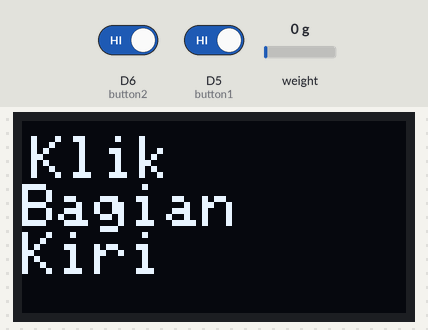
The sketch below on a simulated ESP8266 (NodeMCU). Parts: 128×64 one-colour display. The test bench sets the inputs (shaded band); at power-on: D6 (button2) HIGH, D5 (button1) HIGH, weight on the scale 0 g. WiFi joins after 1.5 s; servers stay silent unless stated; uploads are accepted with an empty reply; what the sketch prints to the serial monitor is not drawn.

Above: at 4.3 s.
At 12.1 s:
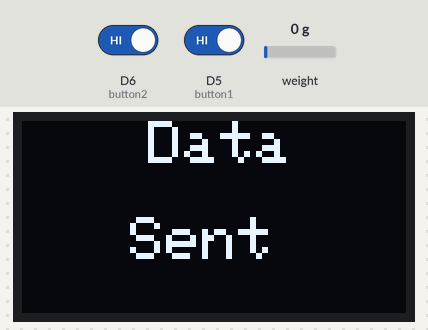
12.2 s: D6 (button2) driven LOW and D5 (button1) driven LOW
At 17.9 s:
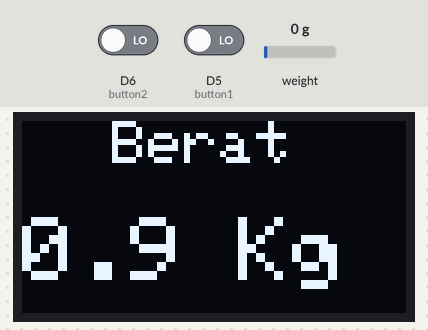
18.3 s: D5 (button1) driven HIGH
At 19.1 s:
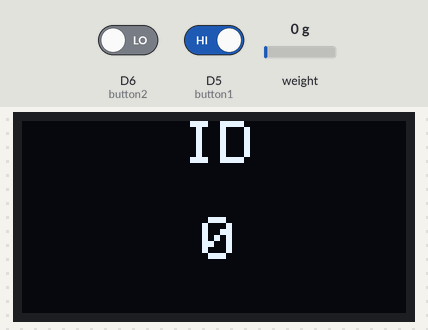
20.0 s: D6 (button2) driven HIGH
At 24.5 s:
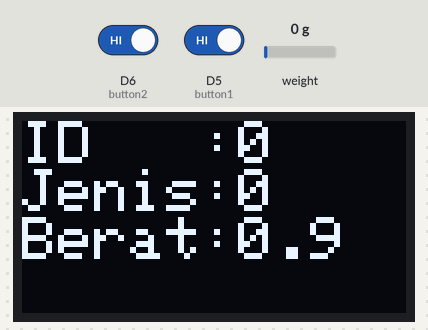
27.5 s: D6 (button2) driven LOW
Timing chart, 0 to 30.0 s (numbered marks = the images above; inputs shaded):
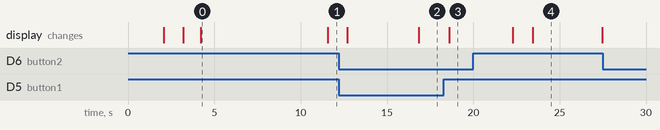

Measured:
- after the input at 18.3 s, the display: changes after 0.29 s (image 3)
- after the input at 20.0 s, the display: first changes after 2.3 s (image 4 shows a later state)
- after the input at 27.5 s, every drawn part: stays the same
- what the display in image 0 shows lasts 7.4 s, from 4.2 s to 11.6 s
- what the display in image 4 shows lasts 4.1 s, from 23.4 s to 27.5 s

The sketch:

Arduino_Main_Code.ino
```cpp
//Pinout :
// Using ESP8266 - NodeMcu 12-E
//OLED
//  SCL - D1
//  SDA - D2
//
//HX71I
//  SCK - D3
//  DT - D0
// Button 1 = D5
// Button 2 = D6

#include <ESP8266WiFi.h>
#include <ESP8266HTTPClient.h>

#include "HX711.h"
#include <Wire.h>
#include <Adafruit_GFX.h>
#include <Adafruit_SSD1306.h>

#define SCREEN_WIDTH 128 // OLED display width, in pixels
#define SCREEN_HEIGHT 64 // OLED display height, in pixels

const char* ssid = "Fara 2";
const char* password = "12345678.";
String url_base = "http://192.168.43.70:8080/";

// WORK
const int button1 = D5;
const int button2 = D6;

// HX711 circuit wiring
const int LOADCELL_DOUT_PIN = D0;
const int LOADCELL_SCK_PIN = D3;

HX711 scale;
// Declaration for an SSD1306 display connected to I2C (SDA, SCL pins)
Adafruit_SSD1306 display(SCREEN_WIDTH, SCREEN_HEIGHT, &Wire, -1);

int state1, state2;
int lstate1, lstate2;
int number;

double berat_read;
String berat_real, berat_save;
String show, show2;


String url1 = "id=";
String url2 = "&jenis=";
String url3 = "&berat=";
String data1, data2, data3;
String url;


long prev = 0;
String saved_weight;
int DURATION_IN_MILLIS = 1000;
int buttonState = 0;  // 0 = not pressed   --- 1 = long pressed --- 2 short pressed
int jenisX;
int inputState = 1;
int weightState = 0;
int buffer1;

void setup () {
  Serial.begin(115200);
  pinMode(D6, INPUT); //---------------KUDUNE D6
  pinMode(D5, INPUT);

  //OLED Section
  if (!display.begin(SSD1306_SWITCHCAPVCC, 0x3C)) { // Address 0x3D for 128x64
    Serial.println(F("SSD1306 allocation failed"));
    for (;;);
  }
  delay(1000);


  // HX711 Section
  scale.begin(LOADCELL_DOUT_PIN, LOADCELL_SCK_PIN);

  WiFi.begin(ssid, password);

  while (WiFi.status() != WL_CONNECTED)
  {
    delay(1000);
    Serial.print("Connecting..");
    display.clearDisplay();
    set_oled("Mencari", "Wifi");
    display.display();
  }

  display.clearDisplay();

  display.setTextSize(2);
  display.setTextColor(WHITE);
  display.setCursor(3, 5);
  // Display static text
  display.println(" Sukses !");
  display.display();
  delay(1000);

  display.clearDisplay();

  display.setTextSize(2);
  display.setTextColor(WHITE);
  display.setCursor(3, 5);
  // Display static text
  display.println("Klik");
  display.println("Bagian");
  display.println("Kiri");
  display.display();
  delay(5000);
  display.clearDisplay();
}
void get_button() {
  state1 = digitalRead(button1);
  state2 = digitalRead(button2);

  if (inputState == 1) { //Inputstate 1 = ID Input

    if (state2 != lstate2) {
      // if the state has changed, increment the counter
      if (state2 == HIGH) {
        number = number + 10;
        if (number > 99) {
          number = 0;
        }
        Serial.println(number);
      }
      delay(50);
    }

    if (state1 != lstate1) {
      // if the state has changed, increment the counter
      if (state1 == HIGH) {
        number++;
        if (number > 99) {
          number = 0;
        }
        Serial.println(number);
      }
      delay(50);
    }
    lstate1 = state1;
    lstate2 = state2;
    buttonState = 0;

    if (digitalRead(button2)) {
      prev = millis();
      buttonState = 1;
      while ((millis() - prev) <= DURATION_IN_MILLIS) {
        if (!(digitalRead(button2))) {
          buttonState = 2;
          break;
        }
      }
    }
    if (buttonState == 1) {
      // TODO button is pressed long
      Serial.print("ID :");
      Serial.println(number);
      Serial.println("Masukan Jenis Sampah:");
      jenisX = 0;
      inputState = 2;
    }

  }
  if (inputState == 2) {
    if (state1 != lstate1) {
      // if the state has changed, increment the counter
      if (state1 == HIGH) {
        jenisX++;
        if (jenisX >= 10) {
          jenisX = 0;
        }
        Serial.println(jenisX);
        set_oled("Jenis", String(jenisX));
      }
      delay(50);
    }
    lstate1 = state1;
    buttonState = 0;

    if (digitalRead(button2)) {
      prev = millis();
      buttonState = 1;
      while ((millis() - prev) <= DURATION_IN_MILLIS) {
        if (!(digitalRead(button2))) {
          buttonState = 2;
          break;
        }
      }
    }
    if (buttonState == 1) {
      // TODO button is pressed long
      number = number - 10;
      Serial.print("ID =");
      Serial.println(number);
      Serial.print("Jenis =");
      Serial.println(jenisX);
      kirim_data();
      delay(100);
      display.clearDisplay();
      display.setTextSize(2);
      display.setTextColor(WHITE);        // Draw white text
      display.setCursor(0, 0);            // Start at top-left corner
      display.println("ID   :" + String(number));
      display.println("Jenis:" + String(jenisX));
      display.println("Berat:" + saved_weight);
      display.display();
      delay(4000);

      Serial.print("Program Start!"); // --------------- Back to Beginning
      inputState = 1;
      weightState = 0;
    }

    else if (buttonState == 2) {
      if (state2 != lstate2) {

        if (state2 == HIGH) {
          set_oled("Ulangi", "");
          delay(2000); // Set supaya ulangi ID dan jenis
          jenisX = 0;
          inputState = 1;
          number = 0;
        }
        delay(50);
      }
      //TODO button is pressed short
    }
    lstate2 = state2;

  }
}

void kirim_data() {
  data1 = number;
  data2 = jenisX;
  data3 = saved_weight;
  if ((WiFi.status() == WL_CONNECTED)) { //Check WiFi connection status
    HTTPClient http;  //Declare an object of class HTTPClient

    url = url_base + url1 + data1 + url2 + data2 + url3 + data3;
    http.begin(url);  //Specify request destination
    Serial.println("Link = " + url);
    int httpCode = http.GET();  //Send the request

    if (httpCode > 0) // httpCode = negative if error
    {
      Serial.println("Sukses-");
      Serial.print(httpCode);
      set_oled(" Data", "Sent");
      delay(1000);    //Send a request every 30 seconds
    }
    http.end();   //Close connection
  }
}

void get_berat(void) { //Calibrated
  if (scale.is_ready()) {
    long reading = scale.read();
    long step1 = (-185000 - reading + 4000);
    Serial.println(step1);
    long step2 = step1 / (-2000);
    //    if (real_weight <= 0) {
    //      real_weight = 0;
    //    }
    Serial.print("Step2=");
    Serial.println(step2);
    float stepper = float(step2); //asline kali -1
    float stepper2 = stepper / 100;
    Serial.println("Stepper2:" + String(stepper2, 1));
    Serial.print("real..");
    String real_weight = String(stepper2, 1);
    Serial.print("Stepper=");
    Serial.println(stepper);
    Serial.print("real weight=");
    Serial.println(real_weight);
    Serial.print("HX711 reading: ");
    Serial.println(reading);
    Serial.print("Cek:");
    Serial.println(float(step2));
    display.clearDisplay();
    display.setTextSize(2);
    display.setTextColor(WHITE);        // Draw white text
    display.setCursor(30, 0);            // Start at top-left corner
    display.println("Berat");
    display.println();
    display.setTextSize(3);
    display.print(real_weight);
    display.println(" Kg");
    display.display();
    saved_weight = real_weight;
    Serial.println(saved_weight);
    delay(300);

  } else {
    Serial.println("HX711 not found.");
  }
}

void set_oled(String show, String show2) {
  display.clearDisplay();
  display.setTextSize(2);
  display.setTextColor(WHITE);        // Draw white text
  display.setCursor(30, 0);            // Start at top-left corner
  display.println(show);
  display.println();
  display.print("   ");
  display.println(show2);
  display.display();
  delay(20);
}


void loop() {
  get_button();

  if (digitalRead(button1) == HIGH) { // Rak kanggo, USELESS
    weightState = 1;
    berat_save = berat_real;
  }

  if (weightState == 0) {
    get_berat();
    number = -1;
  }
  else if (weightState == 1) {

    if (inputState == 1) {
      set_oled("  ID", ("  " + String(number)));
      delay(10);
    }
    else if (inputState == 2) {
      set_oled("Jenis", String(jenisX));
      delay(10);
    }
  }
}
```
